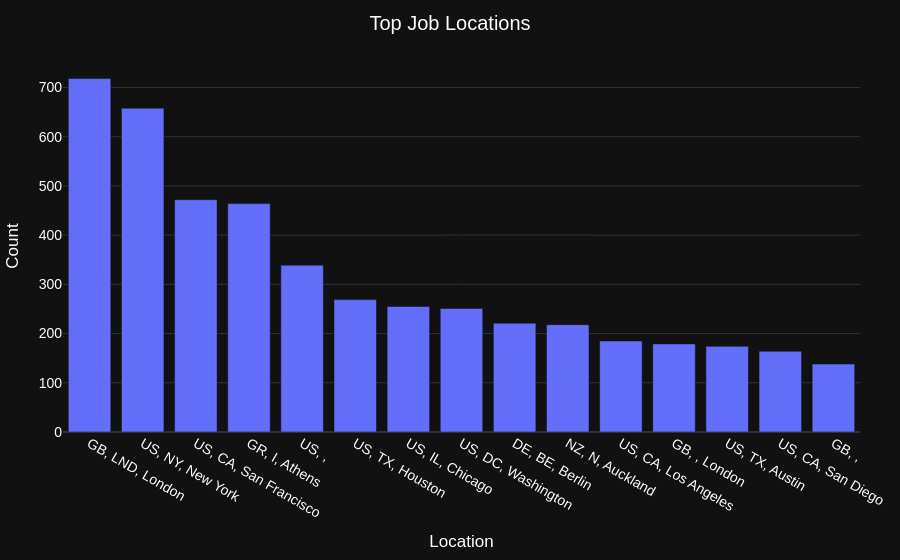

Source (notebook cell):
### Code cell
locations = (
    df["location"]
    .value_counts()
    .head(15)
    .reset_index()
)

locations.columns = ["Location", "Count"]

fig = px.bar(
    locations,
    x="Location",
    y="Count",
    title="Top Job Locations"
)

fig.update_layout(**layout_config)
fig.show()

### Figure 1 — Plotly figure (JSON) as saved in the notebook; plotly's stock layout.template omitted (floating-point values rounded to 4 significant figures)
{"data": [{"hovertemplate": "Location=%{x}<br>Count=%{y}<extra></extra>", "legendgroup": "", "marker": {"color": "#636efa", "pattern": {"shape": ""}}, "name": "", "orientation": "v", "showlegend": false, "textposition": "auto", "type": "bar", "x": ["GB, LND, London", "US, NY, New York", "US, CA, San Francisco", "GR, I, Athens", "US, , ", "US, TX, Houston", "US, IL, Chicago", "US, DC, Washington", "DE, BE, Berlin", "NZ, N, Auckland", "US, CA, Los Angeles", "GB, , London", "US, TX, Austin", "US, CA, San Diego", "GB, , "], "xaxis": "x", "y": [718, 658, 472, 464, 339, 269, 255, 251, 221, 218, 185, 179, 174, 164, 138], "yaxis": "y"}], "layout": {"barmode": "relative", "font": {"color": "white", "family": "Arial", "size": 14}, "legend": {"tracegroupgap": 0}, "margin": {"b": 40, "l": 40, "r": 40, "t": 60}, "title": {"text": "Top Job Locations", "x": 0.5}, "xaxis": {"anchor": "y", "domain": [0, 1], "title": {"text": "Location"}}, "yaxis": {"anchor": "x", "domain": [0, 1], "title": {"text": "Count"}}}}
